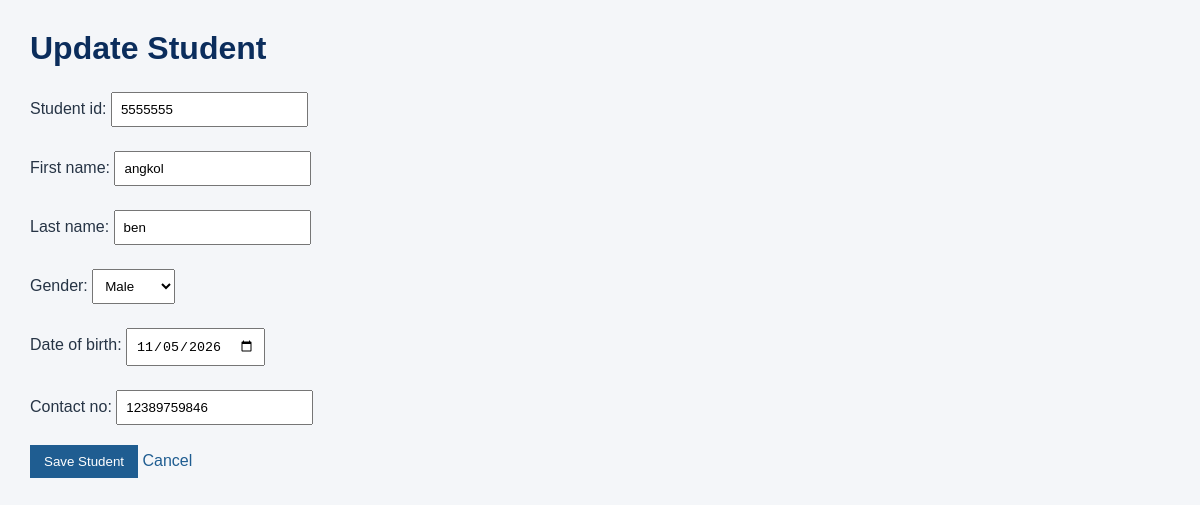
Screenshot of /registration/students/16/edit/ (signed in) with the database file from the repository.
### registration/models.py (models this page shows, shortened)
class Student(models.Model):
    GENDER_CHOICES = [
        ('Male', 'Male'),
        ('Female', 'Female'),
    ]
    student_id = models.CharField(max_length=20, unique=True)
    first_name = models.CharField(max_length=100)
    last_name = models.CharField(max_length=100)
    gender = models.CharField(max_length=10, choices=GENDER_CHOICES)
    date_of_birth = models.DateField()
    contact_no = models.CharField(max_length=20)

### registration/views.py (the view)
# urls.py: path('students/<int:pk>/edit/', views.student_update, name='student_update'),
@user_passes_test(staff_check, login_url='login')
def student_update(request, pk):
    student = get_object_or_404(Student, pk=pk)
    if request.method == 'POST':
        form = StudentForm(request.POST, instance=student)
        if form.is_valid():
            form.save()
            messages.success(
                request,
                'Student record updated successfully.'
            )
            return redirect('student_detail', pk=student.pk)
    else:
        form = StudentForm(instance=student)
    return render(
        request,
        'registration/student_form.html',
        {
            'form': form,
            'page_title': 'Update Student',
            'student': student,
        },
    )

### registration/forms.py
class StudentForm(forms.ModelForm):
    class Meta:
        model = Student
        fields = [
            'student_id',
            'first_name',
            'last_name',
            'gender',
            'date_of_birth',
            'contact_no',
        ]
        widgets = {
            'date_of_birth': forms.DateInput(attrs={'type': 'date'}),
        }

### registration/views.py (called while the page is built)
def staff_check(user):
    return user.is_authenticated and user.is_staff

### registration/templates/registration/student_form.html (shortened to what this page needs)
{% load static %}
<!DOCTYPE html>
<html lang="en">
<head>
    <link rel="stylesheet" href="{% static 'registration/style.css' %}">
</head>
<body>
    <h1>{{ page_title }}</h1>
    <form method="post">
        {{ form.as_p }}
        <button type="submit">Save Student</button>
        <a href="{% url 'student_list' %}">Cancel</a>
    </form>
</body>
</html>

### registration/static/registration/style.css (style rules this page uses)
body { font-family: Arial, sans-serif; background: #f4f6f9; color: #263445; margin: 30px; }
h1 { color: #0b2d5c; }
a { color: #1f5d91; text-decoration: none; margin-right: 10px; }
button { background: #1f5d91; color: #ffffff; border: 0; padding: 9px 14px; cursor: pointer; }
input, select { padding: 8px; margin: 4px 0; }

### rows the page displays
Student: student_id "5555555", first_name "angkol", last_name "ben", gender "Male", date_of_birth "11/05/2026", contact_no "12389759846"

### other values shown
{{ page_title }} "Update Student"
